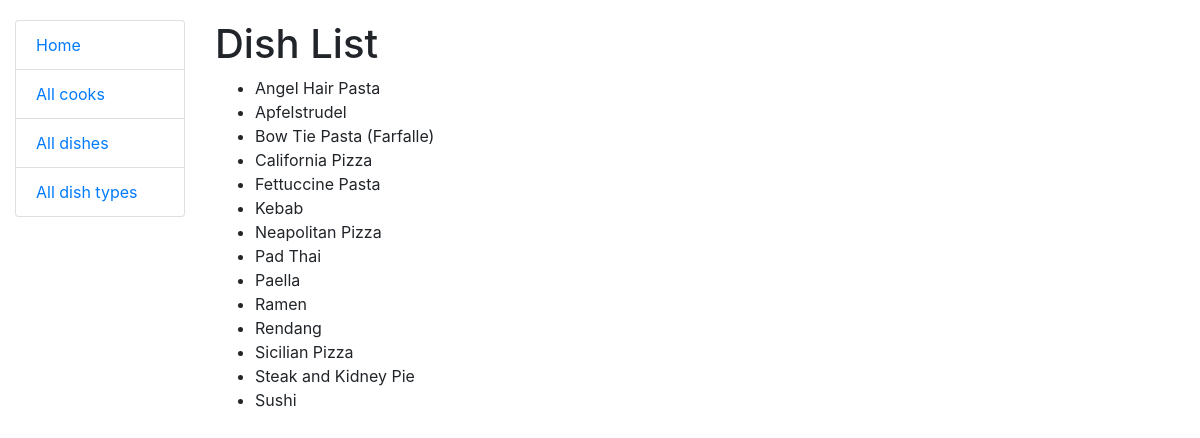
Screenshot of /dishes/ with the database file from the repository.
### kitchen/models.py (models this page shows)
class Dish(models.Model):
    name = models.CharField(max_length=255)
    description = models.TextField()
    price = models.DecimalField(max_digits=7, decimal_places=2)
    dish_type = models.ForeignKey(
        DishType,
        on_delete=models.CASCADE,
        related_name="dishes"
    )
    cooks = models.ManyToManyField(settings.AUTH_USER_MODEL, related_name="dishes")
    class Meta:
        ordering = ["name"]
    def __str__(self):
        return self.name

### kitchen/views.py (the view)
class DishListView(generic.ListView):
    model = Dish

### templates/kitchen/dish_list.html
{% extends "base.html" %}
{% block content %}
    <h1>Dish List</h1>
    {% if dish_list %}
      <ul>
        {% for dish in dish_list %}
          <li>{{ dish }}</li>
        {% endfor %}
      </ul>
    {% else %}
      <p>There are no dishes in kitchen</p>
    {% endif %}
{% endblock %}

### templates/base.html (shortened to what this page needs)
<!DOCTYPE html>
<html lang="en">
<head>
    <link rel="stylesheet"
          href="https://cdn.jsdelivr.net/npm/bootstrap@4.5.3/dist/css/bootstrap.min.css"
>
    {% load static %}
    <link rel="stylesheet" href="{% static 'css/styles.css' %}">
</head>
<body>
<div class="container-fluid">
    <div class="row">
        <div class="col-sm-2">
            {% block sidebar %}
              {% include "includes/sidebar.html" %}
            {% endblock %}
        </div>
        <div class="col-sm-10 ">
            {% block content %}
            {% endblock %}
        </div>
    </div>
</div>
</body>
</html>

### templates/includes/sidebar.html
<ul class="sidebar-nav list-group">
  <li class="list-group-item"><a href="{% url 'kitchen:index' %}">Home</a></li>
  <li class="list-group-item"><a href="{% url 'kitchen:index' %}">All cooks</a></li>
  <li class="list-group-item"><a href="{% url 'kitchen:dish-list' %}">All dishes</a></li>
  <li class="list-group-item"><a href="{% url 'kitchen:dish-type-list' %}">All dish types</a></li>
</ul>

### static/css/styles.css (style rules this page uses)
body { margin-top: 20px; }

### rows the page displays
Dish: name "Angel Hair Pasta"
Dish: name "Apfelstrudel"
Dish: name "Bow Tie Pasta (Farfalle)"
Dish: name "California Pizza"
Dish: name "Fettuccine Pasta"
Dish: name "Kebab"
Dish: name "Neapolitan Pizza"
Dish: name "Pad Thai"
Dish: name "Paella"
Dish: name "Ramen"
Dish: name "Rendang"
Dish: name "Sicilian Pizza"
Dish: name "Steak and Kidney Pie"
Dish: name "Sushi"
